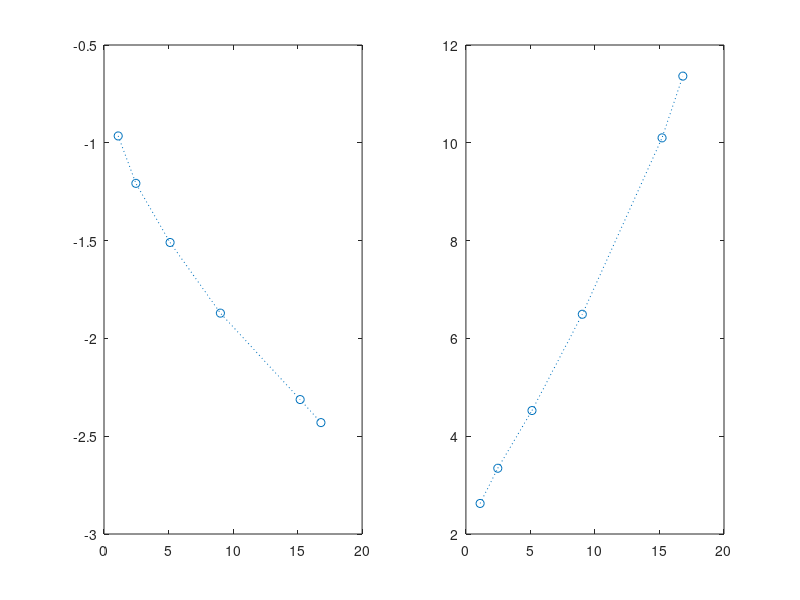
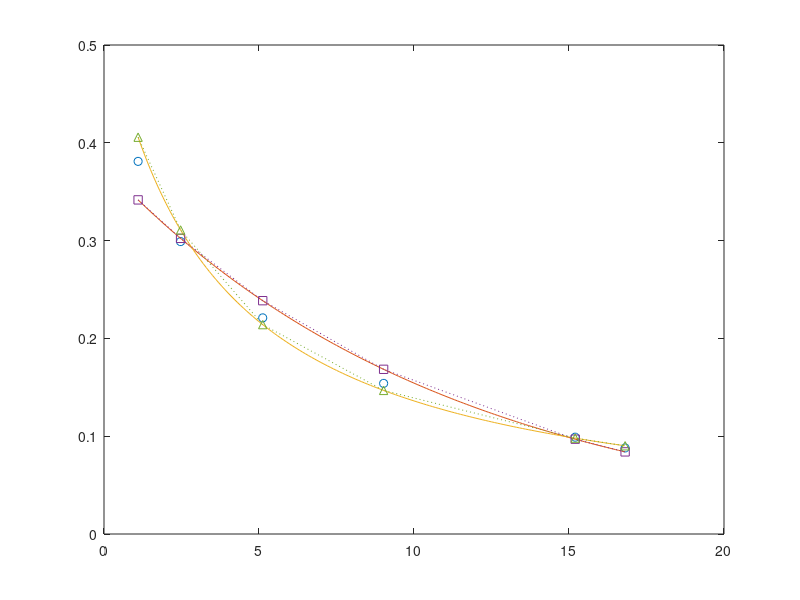

Reproduce these figures in MATLAB, in order. (Note: this script raises an error after producing the figures.)
%% problem 1
%(2)
func = @(x)x.*exp(-x.^2);
q = integral(func, 0, Inf)

%(3)
func2 = @(x)func(x)-0.1
fplot(func2);
x1 = fzero(func2, 0)
x2 = fzero(func2, 2)

%(4)
fx = [3.2 0.5 0 0]; gx = [0 -0.6 5.52 -2.1];
r = roots(fx - gx);

%% problem 2
x = [ 1.10 2.47 5.12 9.02 15.20 16.81];
y = [0.381 0.299 0.221 0.154 0.099 0.088];

figure(1);
subplot(1, 2, 1);
plot(x, log(y), 'o:')

subplot(1,2,2);
plot(x, 1./y, 'o:')

figure(2);
% p1
p1 = polyfit(x, log(y), 1);
m1 = p1(1)
b1 = exp(p1(2))
xp1 = 1.1:0.1:16.81;
yp1 = b1*exp(m1*xp1);
y1 = b1*exp(m1*x);
% p2
p2 = polyfit(x, 1./y, 1);
m2 = p2(1)
b2 = p2(2)
xp2 = 1.1:0.1:16.81;
yp2 = 1./(m2*xp2 + b2);
y2 = 1./(m2*x+b2);

plot(x, y, 'o', xp1, yp1, xp2, yp2);
hold on
plot(x, y1, 's:', x, y2, '^:')

norm(y0 - y1)
norm(y0 - y2)

%% problem 3
clear; clc; close all;
p = [1 -1 -1 -1];
xl = 0; xu = 2;
a = 2;
p_pri = polyder(p);
specif = p_pri - [0 0 a];
x0_tempo = roots(specif);
 
for i=1:2
    if x0_tempo(i) < xu & x0_tempo(i) > xl
        x0 = x0_tempo(i);
    end
end

fx0 = polyval(p, x0);

x = xl:0.1:xu;
y = polyval(p, x);
plot(x, y, x0, fx0, 'o')
hold on

tangent_line = a*(x-x0) + fx0;
plot(x, tangent_line)
